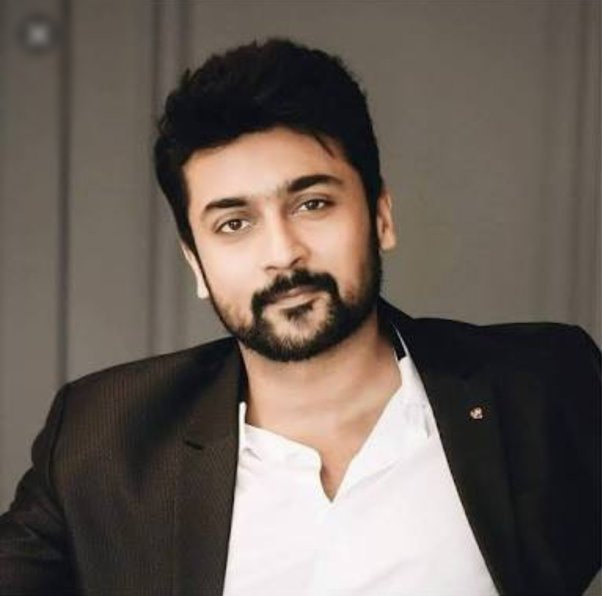
#> input picture img/sample.jfif, 602 x 596 px, found by its file name
$ python face_detect.py
#> lines starting #> are read from the running program, lines starting #| are printed output that depends on the picture; after the words box and inside, x2 and y2 are one past the last pixel; in counts of white or black regions, pixels touching at a corner belong together
#pylint:disable=no-member

# importing opencv file into face_detect.py file
import cv2 as cv

# "img" is a variable which is used to store the image and "imread()" is a funtion used to read the image which is given
# img = cv.imread('../Resources/Photos/group 2.jpg')
img = cv.imread('../img/sample.jfif')
#> img is the input picture: shape (596, 602, 3); mean B, G, R 88.5, 96.1, 106.5
# "imshow()" is a function used to display the image
cv.imshow('Group of 5 people', img)

# "gray" is a variable used to store the "grayscale image" & "cvtColor()" is a function used to convert the image into different forms ( like: BGR(blue,green,red) TO grayscale )
gray = cv.cvtColor(img, cv.COLOR_BGR2GRAY)
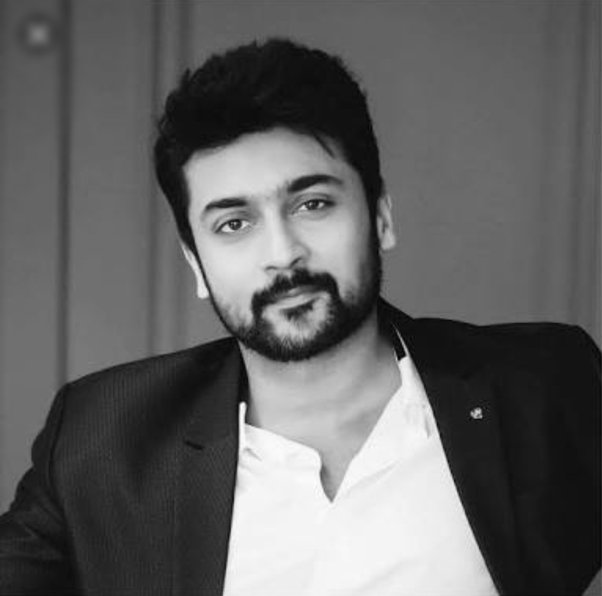
#> gray: shape (596, 602); min 1, max 254, mean 98.4

# "haar_cascade" variable used to store the xml file(all functions) which is necessay for face detection
haar_cascade = cv.CascadeClassifier('haar_face.xml')

# We use CascadeClassifier.detectMultiScale() to find faces or eyes
# faces_rect stores the coordinates of the faces
faces_rect = haar_cascade.detectMultiScale(gray, scaleFactor=1.1, minNeighbors=5)
#> faces_rect = [[158, 118, 240, 240]]


print(f'Number of faces found = {len(faces_rect)}')
#| Number of faces found = 1

# for loop is used to iterate over the coordinates of faces which are detected
# "rectangle()" function is used to draw a rectangle around the faces
for (x,y,w,h) in faces_rect:
    cv.rectangle(img, (x,y), (x+w,y+h), (0,255,0), thickness=5)
#> this loop made 1 pass
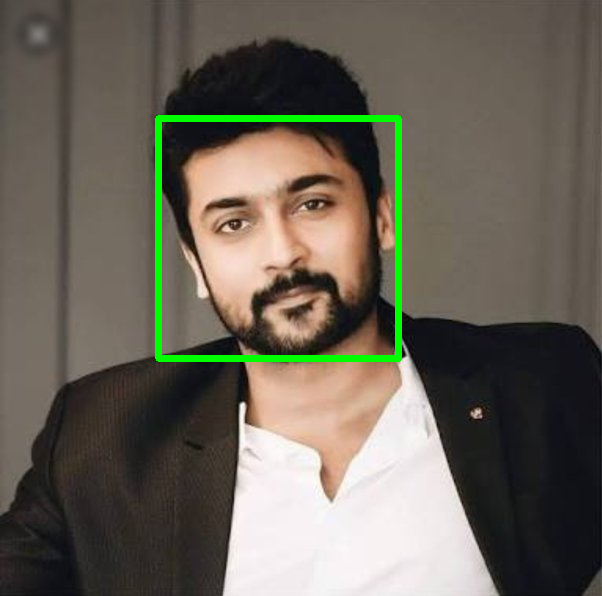
#> img: shape (596, 602, 3); 1.87% of pixels changed, all inside (x1, y1, x2, y2) = (155, 115, 402, 362)

cv.imshow('Detected Faces', img)


# "waitKey(0)" holds the screen until a key pressed in the keyboard
cv.waitKey(0)

$ run again, with img/About-Us.jpg saved as img/sample.jfif
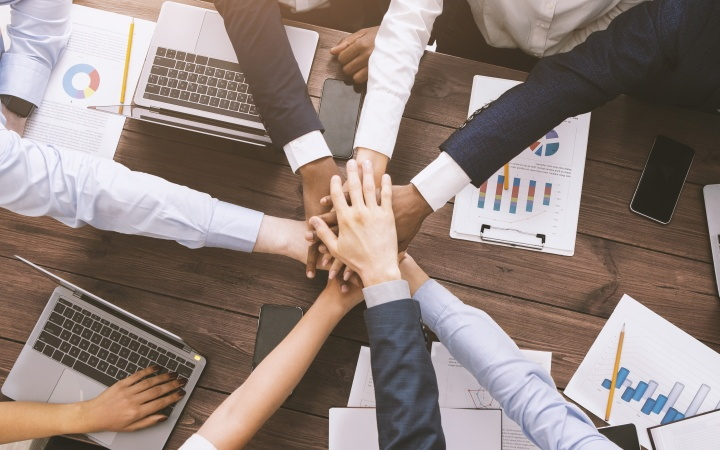
#> input picture img/About-Us.jpg, 720 x 450 px, found by its file name
#> img is the input picture: shape (450, 720, 3); mean B, G, R 124.6, 130.4, 145.4
#> `gray = cv.cvtColor(img, cv.COLOR_BGR2GRAY)`:
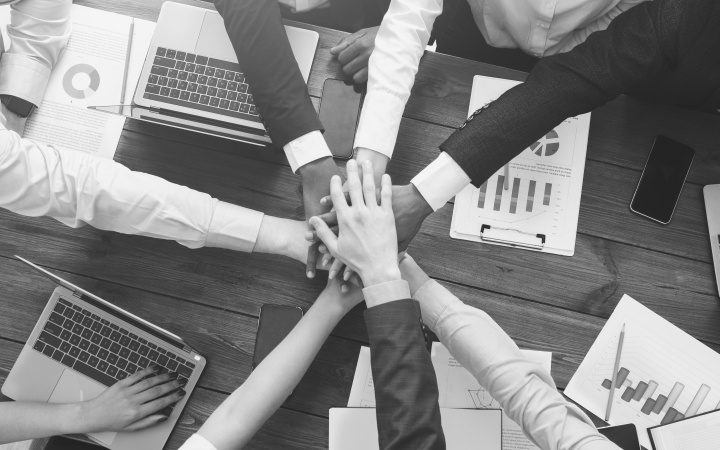
#> gray: shape (450, 720); min 31, max 250, mean 134.2
#> faces_rect = ()
#| Number of faces found = 0
